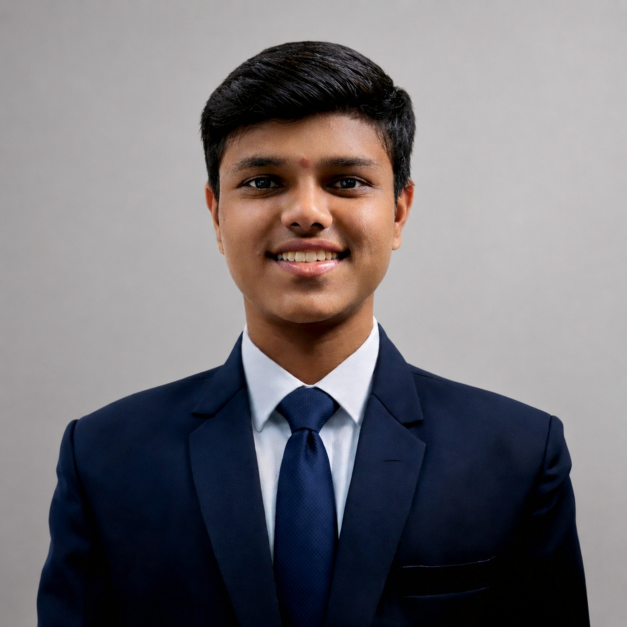
#> input picture PP.png, 1254 x 1254 px (shown at 1/2 size)
$ python make_ascii_svg.py ../PP.png out.png
#> lines starting #> are read from the running program, lines starting #| are printed output that depends on the picture
#!/usr/bin/env python3
"""Convert a preprocessed portrait into a typing monochrome ASCII SVG."""

from __future__ import annotations

import html
import os
import sys
from pathlib import Path
from PIL import Image, ImageEnhance

ROOT = Path(__file__).resolve().parents[1]
SOURCE = Path(sys.argv[1]) if len(sys.argv) > 1 else ROOT / "source-prepped.png"
OUTPUT = Path(sys.argv[2]) if len(sys.argv) > 2 else ROOT / "omkar-ascii.svg"
COLS = int(os.environ.get("COLS", "180"))
ART_W = 800
CELL_W = ART_W / COLS
CELL_H = CELL_W * 15 / 8
ROWS = round(COLS * 8 / 15)
RAMP = " .`:-=+*cs#%@"
PAD, TITLE_H, STATUS_H = 20, 30, 30
ART_H = ROWS * CELL_H
CANVAS_W = ART_W + 2 * PAD
CANVAS_H = TITLE_H + ART_H + STATUS_H + PAD


def placeholder():
    lines = [
        " __  __  ____  _  ________    ____  _",
        "|  \\/  |/ __ \\| |/ /  ____|  / __ \\| |",
        "| \\  / | |  | | ' /| |__    | |  | | |",
        "| |\\/| | |  | |  < |  __|   | |  | | |",
        "| |  | | |__| | . \\| |____  | |__| | |",
        "|_|  |_|\\____/|_|\\_\\______|  \\____/|_|",
    ]
    body = "".join(f'<text x="{PAD}" y="{105+i*36}" fill="#c9d1d9" font-size="30">{html.escape(line)}</text>' for i, line in enumerate(lines))
    return f'''<svg xmlns="http://www.w3.org/2000/svg" width="{CANVAS_W}" height="{CANVAS_H}" viewBox="0 0 {CANVAS_W} {CANVAS_H}"><defs><linearGradient id="bg" x1="0" y1="0" x2="0" y2="1"><stop offset="0" stop-color="#111722"/><stop offset="1" stop-color="#0d1117"/></linearGradient></defs><rect width="{CANVAS_W}" height="{CANVAS_H}" rx="12" fill="url(#bg)"/><rect x="0.5" y="0.5" width="{CANVAS_W-1}" height="{CANVAS_H-1}" rx="12" fill="none" stroke="#30363d"/><line x1="0" y1="30" x2="{CANVAS_W}" y2="30" stroke="#30363d"/><text x="{CANVAS_W/2}" y="20" text-anchor="middle" fill="#7d8590" font-size="12" font-family="ui-monospace,SFMono-Regular,Menlo,Consolas,monospace">omkar@github: ~$ ./portrait.sh</text><g font-family="ui-monospace,SFMono-Regular,Menlo,Consolas,monospace">{body}</g><line x1="0" y1="{CANVAS_H-55}" x2="{CANVAS_W}" y2="{CANVAS_H-55}" stroke="#30363d"/><text x="{PAD}" y="{CANVAS_H-30}" fill="#7d8590" font-size="13" font-family="ui-monospace,SFMono-Regular,Menlo,Consolas,monospace">Replace source-photo.png and regenerate for your portrait.</text></svg>'''


def render(image):
    gray = ImageEnhance.Contrast(image.convert("L")).enhance(1.05).resize((COLS, ROWS), Image.Resampling.LANCZOS)
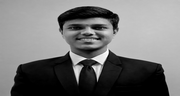
#> gray: PIL image 180x96 L; min 0, max 255, mean 115.2
    px = gray.load()
    rows = []
    for y in range(ROWS):
        line = []
        for x in range(COLS):
            lum = (px[x, y] / 255.0) ** 1.18
            if lum >= 0.80:
                line.append(" ")
            else:
                idx = max(0, min(len(RAMP)-1, int((1.0-lum)*(len(RAMP)-1)+0.5)))
                line.append(RAMP[idx])
        rows.append("".join(line))
#> after the loop, rows = 96 items

    row_dur = 5.8 / max(ROWS, 1)
    parts = [f'''<svg xmlns="http://www.w3.org/2000/svg" width="{CANVAS_W}" height="{CANVAS_H}" viewBox="0 0 {CANVAS_W} {CANVAS_H}" font-family="ui-monospace,SFMono-Regular,Menlo,Consolas,monospace"><defs><linearGradient id="bg" x1="0" y1="0" x2="0" y2="1"><stop offset="0" stop-color="#111722"/><stop offset="1" stop-color="#0d1117"/></linearGradient></defs><rect width="{CANVAS_W}" height="{CANVAS_H}" rx="12" fill="url(#bg)"/><rect x="0.5" y="0.5" width="{CANVAS_W-1}" height="{CANVAS_H-1}" rx="12" fill="none" stroke="#30363d"/><line x1="0" y1="{TITLE_H}" x2="{CANVAS_W}" y2="{TITLE_H}" stroke="#30363d"/><text x="{CANVAS_W/2}" y="20" text-anchor="middle" fill="#7d8590" font-size="12">omkar@github: ~$ ./portrait.sh</text>''']
    art_top = TITLE_H + PAD * 0.35
    fs = CELL_H * 0.86
    for r, line in enumerate(rows):
        y = art_top + r * CELL_H + CELL_H * 0.74
        row_y = art_top + r * CELL_H
        delay = r * row_dur
        parts.append(f'<clipPath id="r{r}"><rect x="{PAD}" y="{row_y:.1f}" height="{CELL_H}" width="0"><animate attributeName="width" from="0" to="{ART_W}" begin="{delay:.3f}s" dur="{row_dur:.2f}s" fill="freeze"/></rect></clipPath>')
        parts.append(f'<text xml:space="preserve" x="{PAD}" y="{y:.1f}" fill="#c9d1d9" font-size="{fs:.1f}" textLength="{ART_W}" lengthAdjust="spacing" clip-path="url(#r{r})">{html.escape(line)}</text>')
#> this loop made 96 passes
#> (y, row_y, delay) on passes 1 to 12: (43.17, 37, 0), (51.5, 45.33, 0.0604), (59.83, 53.67, 0.121), (68.17, 62, 0.181), (76.5, 70.33, 0.242), (84.83, 78.67, 0.302), (93.17, 87, 0.362), (101.5, 95.33, 0.423), (109.8, 103.7, 0.483), (118.2, 112, 0.544), (126.5, 120.3, 0.604), (134.8, 128.7, 0.665)
#> after the loop, parts = 193 items
    status = TITLE_H + ART_H + PAD * 0.35
    parts.append(f'<line x1="0" y1="{status:.1f}" x2="{CANVAS_W}" y2="{status:.1f}" stroke="#30363d"/><text x="{PAD}" y="{status+19:.1f}" fill="#7d8590" font-size="13">omkar@github:~$ whoami <tspan fill="#c9d1d9">Omkar Yelsange</tspan></text></svg>')
    return "".join(parts)


def main():
    OUTPUT.write_text(placeholder() if not SOURCE.exists() else render(Image.open(SOURCE)), encoding="utf-8")
    print(f"Wrote {OUTPUT}")


if __name__ == "__main__":
    main()
